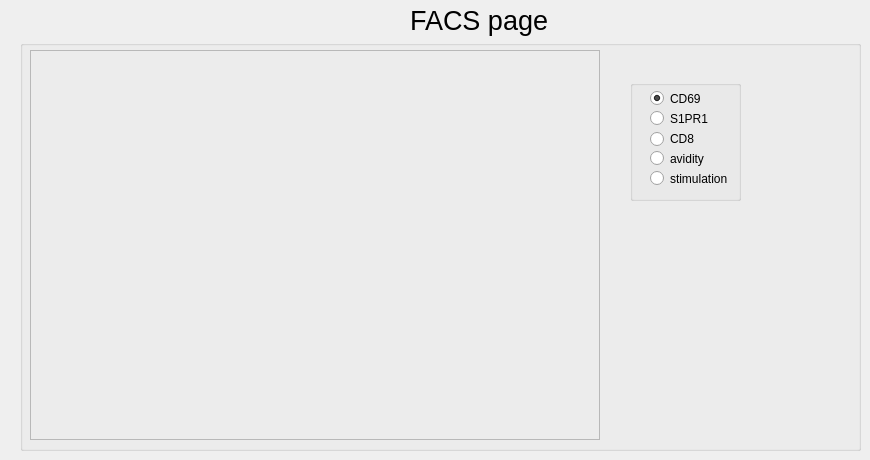
      <widget class="QWidget" name="page_FACS">
       <widget class="QLabel" name="label_8">
        <property name="geometry">
         <rect>
          <x>410</x>
          <y>0</y>
          <width>141</width>
          <height>41</height>
         </rect>
        </property>
        <property name="font">
         <font>
          <pointsize>20</pointsize>
         </font>
        </property>
        <property name="text">
         <string>FACS page</string>
        </property>
       </widget>
       <widget class="QMyGroupBox" name="groupBox_FACS">
        <property name="geometry">
         <rect>
          <x>20</x>
          <y>40</y>
          <width>841</width>
          <height>411</height>
         </rect>
        </property>
        <property name="title">
         <string/>
        </property>
        <widget class="QwtPlot" name="qwtPlot_FACS">
         <property name="geometry">
          <rect>
           <x>10</x>
           <y>10</y>
           <width>570</width>
           <height>390</height>
          </rect>
         </property>
         <property name="frameShape">
          <enum>QFrame::StyledPanel</enum>
         </property>
         <property name="frameShadow">
          <enum>QFrame::Raised</enum>
         </property>
        </widget>
        <widget class="QGroupBox" name="groupBox_FACS_vars">
         <property name="geometry">
          <rect>
           <x>610</x>
           <y>40</y>
           <width>111</width>
           <height>121</height>
          </rect>
         </property>
         <property name="title">
          <string/>
         </property>
         <widget class="QRadioButton" name="radioButton_CD69">
          <property name="geometry">
           <rect>
            <x>20</x>
            <y>10</y>
            <width>82</width>
            <height>17</height>
           </rect>
          </property>
          <property name="text">
           <string>CD69</string>
          </property>
          <property name="checked">
           <bool>true</bool>
          </property>
         </widget>
         <widget class="QRadioButton" name="radioButton_S1PR1">
          <property name="geometry">
           <rect>
            <x>20</x>
            <y>30</y>
            <width>82</width>
            <height>17</height>
           </rect>
          </property>
          <property name="text">
           <string>S1PR1</string>
          </property>
         </widget>
         <widget class="QRadioButton" name="radioButton_avidity">
          <property name="geometry">
           <rect>
            <x>20</x>
            <y>70</y>
            <width>82</width>
            <height>17</height>
           </rect>
          </property>
          <property name="text">
           <string>avidity</string>
          </property>
         </widget>
         <widget class="QRadioButton" name="radioButton_stimulation">
          <property name="geometry">
           <rect>
            <x>20</x>
            <y>90</y>
            <width>82</width>
            <height>17</height>
           </rect>
          </property>
          <property name="text">
           <string>stimulation</string>
          </property>
         </widget>
         <widget class="QRadioButton" name="radioButton_CD8">
          <property name="geometry">
           <rect>
            <x>20</x>
            <y>50</y>
            <width>82</width>
            <height>18</height>
           </rect>
          </property>
          <property name="text">
           <string>CD8</string>
          </property>
         </widget>
        </widget>
       </widget>
      </widget>
